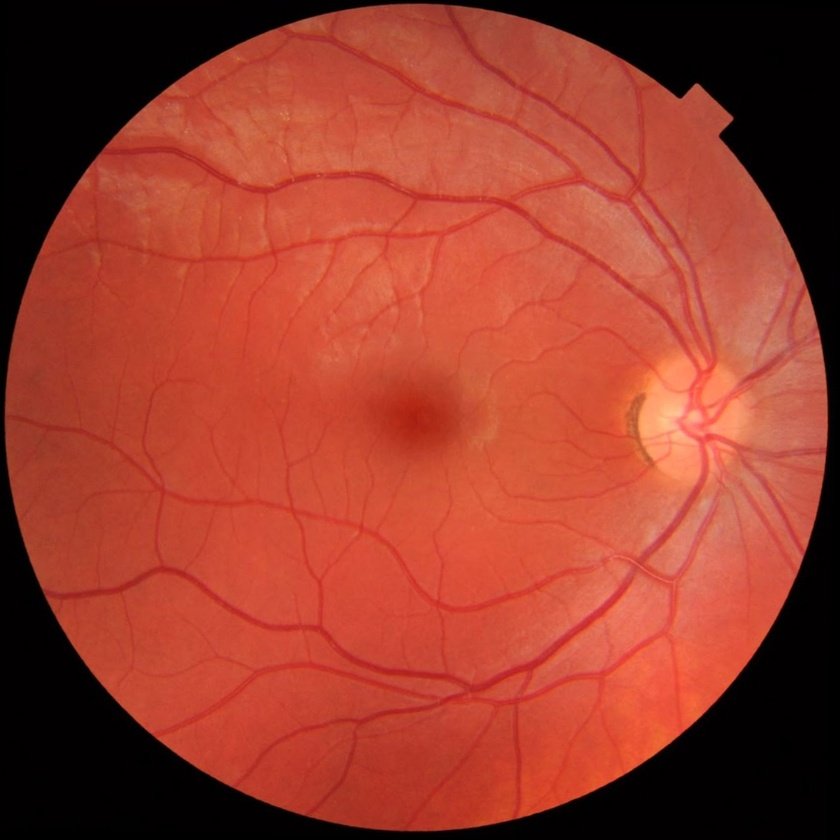
#> input picture 1_Experiments_cross_correlation/public_source.jpg, 840 x 840 px, shrunk from 1200 x 1200 before the run
$ jupyter execute crossCorrelation_PUBLIC.ipynb   (older library calls are emulated)
#> lines starting #> are read from the running program, lines starting #| are printed output that depends on the picture; after the words box and inside, x2 and y2 are one past the last pixel; in counts of white or black regions, pixels touching at a corner belong together; long printed decimals are rounded
# Rigid image registration using cross-correlatation - PUBLIC VERSION

In this notebook, we register two images according to the rotation angle and the shift that we compute using cross-correlation

[cell 1]
import os
import pandas as pd

from PIL import Image
import numpy as np
import matplotlib.pyplot as plt

import cv2
from skimage.filters import frangi
from skimage.filters import meijering
from skimage.filters import sato
from skimage.transform import warp_polar, rotate, rescale
from skimage.registration import phase_cross_correlation
from skimage.metrics import mean_squared_error
from skimage.metrics import normalized_mutual_information
from skimage.feature import plot_matches

# 1. Load the data

Note: for illustrating the notebook, we use a couple of images that come from a public dataset.

#### Source image

[cell 2]
source_filename = "public_source.jpg"
source = Image.open(source_filename)
#> source is the input picture: PIL image 840x840 RGB; mean R, G, B 154.2, 60.5, 44.4
source = np.asarray(source)

plt.figure()
plt.imshow(source)
plt.title(source_filename)

#### Target image

[cell 3]
target_filename = "public_target.jpg"
target = Image.open(target_filename)
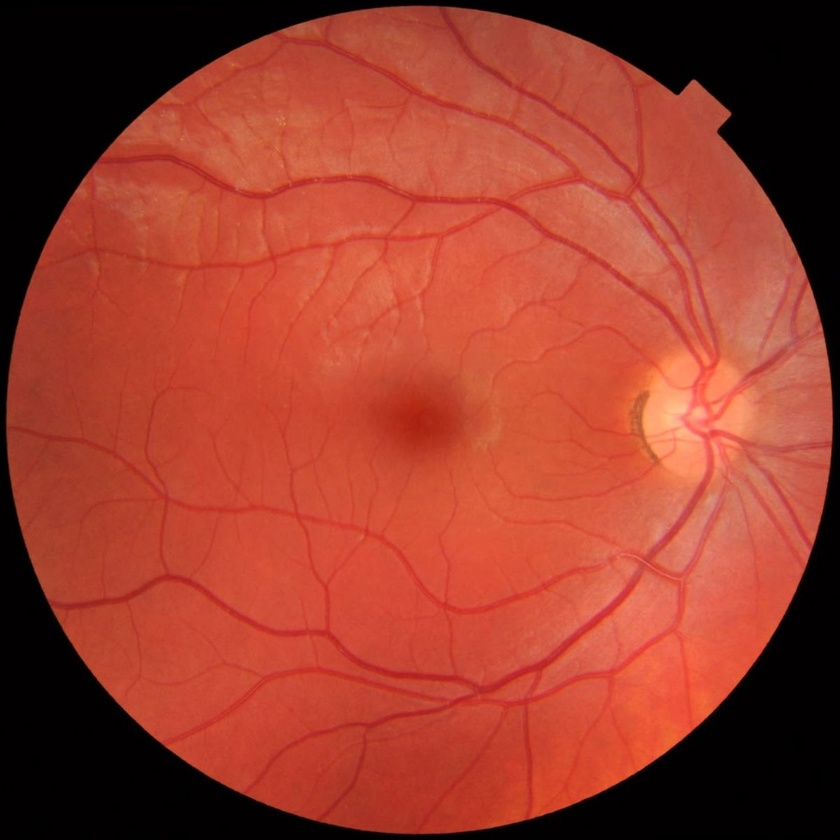
#> input picture 1_Experiments_cross_correlation/public_target.jpg, 840 x 840 px, shrunk from 1200 x 1200 before the run
#> target is the input picture: PIL image 840x840 RGB; mean R, G, B 155, 60.8, 44.6
target = np.asarray(target)

plt.figure()
plt.imshow(target)
plt.title(target_filename)

[cell 4]
print("Mutual information")
print(f"Target - Source : {normalized_mutual_information(target, source):.3f}")
#| Target - Source : 1.338

print("\nMean squared error")
print(f"Target - Source : {mean_squared_error(target, source):.3f}")
#| Target - Source : 140.554

# 2. Preprocess the images

We transform color images into 2D-array, and enhance the vessels

## a) Test of four filters

We compare the output of four filters (canny, sato, frangi, meijering) on the target image

[cell 5]
def vessel_filter(path, img_filename, filter='sato', color='gray'):
    """filter: canny, sato, frangi, meijering
       color: gray, channel0, channel1, channel2"""

    img = Image.open(path + img_filename)

    if color=='gray':
        img_arr = cv2.cvtColor(np.asarray(img), cv2.COLOR_BGR2GRAY)
    elif color=='channel1':
        img_arr = np.asarray(img)[:,:,1]

    if filter=='canny':
        canny_img = cv2.Canny(img_arr, threshold1=20, threshold2=50)
        return canny_img

    elif filter=='sato':
        sato_img = sato(img_arr)
        return sato_img

    elif filter=='frangi':
        frangi_img = frangi(img_arr)
        return frangi_img

    elif filter=='meijering':
        meijering_img = meijering(img_arr)
        return meijering_img

### Filters applied on gray scale image

[cell 6]
filters_names = ['canny', 'sato', 'frangi', 'meijering']

fig, axs = plt.subplots(nrows=1, ncols=4, figsize=(18,12))

for idx, name in enumerate(filters_names):
    sbplt = axs[idx]
    sbplt.set_title(name)
    sbplt.imshow(vessel_filter("", target_filename, filter=name, color='gray'))
#> in vessel_filter, `canny_img = cv2.Canny(img_arr, threshold1=20, threshold2=50)`:
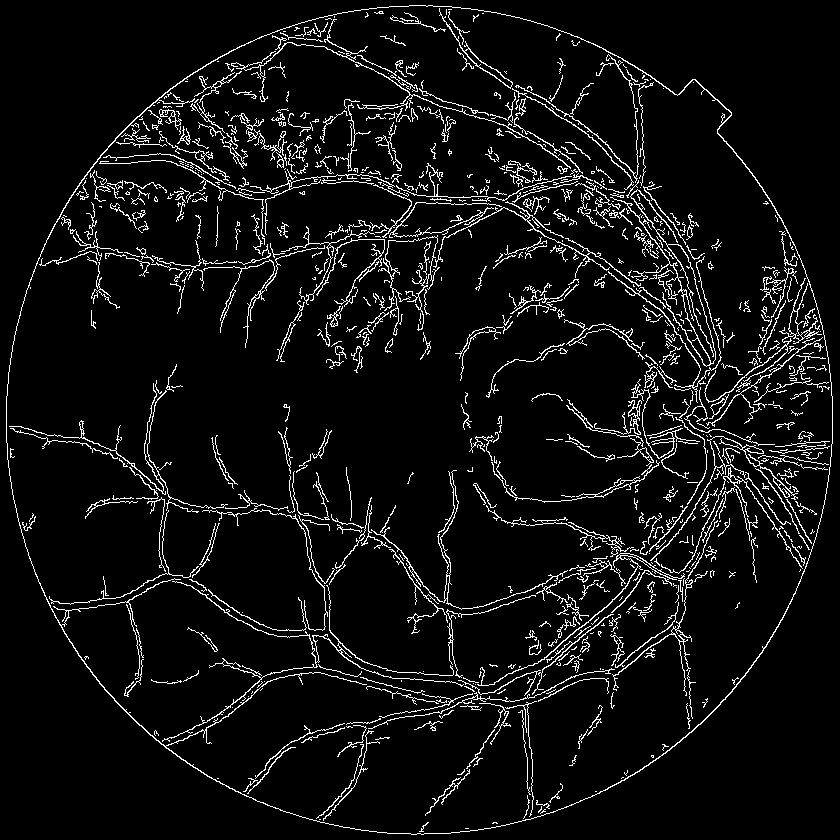
#> canny_img: shape (840, 840); 6.2% white in thin lines or dots
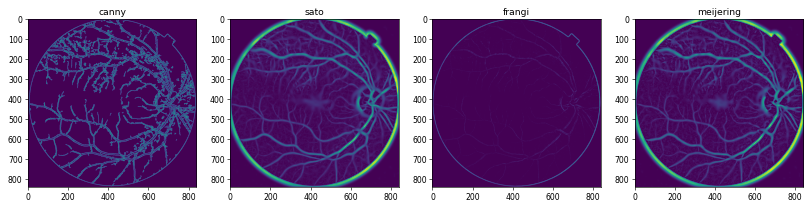
#> figure drawn by matplotlib, 4 panels

### Filters applied on channel1 of the color image [:, :, 1]

[cell 7]
filters_names = ['canny', 'sato', 'frangi', 'meijering']
#> filters_names = ['canny', 'sato', 'frangi', 'meijering']

fig, axs = plt.subplots(nrows=1, ncols=4, figsize=(18,12))

for idx, name in enumerate(filters_names):
    sbplt = axs[idx]
    sbplt.set_title(name)
    sbplt.imshow(vessel_filter("", target_filename, filter=name, color='channel1'))
#> in vessel_filter (call 5), `canny_img = cv2.Canny(img_arr, threshold1=20, threshold2=50)`: canny_img: shape (840, 840); 6.5% white in thin lines or dots

We observe that sato and meijering are the most appropriate filters for our image

## b) Result: Sato filter applied on gray image

For preprocessing, we do the following:

- convert to gray img
- apply sato
- remove background
- remove circle
- normalize / augment contrast

Note: the threshold to augment contrast and the radius of the circle to remove have to be adjusted depending on the images)

[cell 8]
def sato_filter(img: np.array):
    img = cv2.cvtColor(img, cv2.COLOR_BGR2GRAY)
    img = sato(img)
    img[img>0.01] = 255
    img[img<0.01] = 0 # remove background
    img = cv2.normalize(src=img, dst=None, alpha=0, beta=255, norm_type=cv2.NORM_MINMAX, dtype=cv2.CV_8U)

    def remove_circle(img):
        center = (int(img.shape[1]/2), int(img.shape[0]/2))
        radius = int(img.shape[0]/2) - 20
        mask = np.zeros(img.shape[:2], dtype="uint8")
        cv2.circle(mask, center, radius, 255, -1)
        return cv2.bitwise_and(img, img, mask=mask)

    img = remove_circle(img)
    height, width = img.shape
    return img

[cell 9]
fig, axs = plt.subplots(nrows=1, ncols=2, figsize=(18,12))

axs[0].imshow(target)
axs[0].set_title("Original image")

axs[1].imshow(sato_filter(target))
#> in sato_filter, `img[img<0.01] = 0`: img: shape (840, 840) float64; 88.9% white; 3239 black regions (3131 under 20 px), largest, box (x1, y1, x2, y2) and area: (0, 3, 210, 184) 18238, (595, 0, 840, 256) 17043, (0, 585, 123, 840) 9323
#> in remove_circle, `cv2.circle(mask, center, radius, 255, -1)`: mask: shape (840, 840); 71.2% white; 1 black region, box (x1, y1, x2, y2) and area: (0, 0, 840, 840) 202975
#> in remove_circle, `return cv2.bitwise_and(img, img, mask=mask)`: returned value: shape (840, 840); 69.2% white; 2535 black regions (2472 under 20 px), largest, box (x1, y1, x2, y2) and area: (0, 0, 840, 840) 203358, (645, 423, 653, 434) 54, (664, 415, 674, 428) 50
axs[1].set_title("Preprocessed image")

# 3. Image registration

We proceed as follows:

1. Computation of the angle of rotation between the source image and the target image
2. Rotation of the source image
3. Computation of the shift between the rotated image and the target image
4. Alignment of the source image

## a) Computation of the rotation angle, and rotation of the source image

[cell 10]
def imageRegistration_rotation(source, source_filtered, target_filtered):
    radius = int(target_filtered.shape[0]/2) - 20

    source_filtered_polar = warp_polar(source_filtered, radius=radius)
    target_filtered_polar = warp_polar(target_filtered, radius=radius)

    shifts, error, diffphase = phase_cross_correlation(target_filtered_polar, source_filtered_polar)
    shift_angle, shift_scale = shifts[:2]

    angle = (360/(target_filtered.shape[0])) * shift_angle
    print("Angle: ", angle)
    klog = radius / np.log(radius)
    scale = 1 / np.exp(shift_scale/klog)
    #print("Scale: ", scale)

    source_rotated = rotate(source, -shift_angle, resize=True)
    source_filtered_rotated = rotate(source_filtered, -shift_angle, resize=True)

    def resize(img, target_shape): # when target shape smaller than img shape
        margin_x = int((img.shape[0]-target_shape[0]) / 2)
        margin_y = int((img.shape[1]-target_shape[1]) / 2)
        resized_img = img[margin_x:margin_x+target_shape[0], margin_y:margin_y+target_shape[1]]
        return resized_img

    if source_filtered_rotated.shape[0] > source_filtered.shape[0]:
        target_shape = source_filtered.shape
        source_rotated = resize(source_rotated, target_shape)
        source_filtered_rotated = resize(source_filtered_rotated, target_shape)

    source_filtered_rotated = cv2.normalize(src=source_filtered_rotated,
                                            dst=None, alpha=0, beta=255,
                                            norm_type=cv2.NORM_MINMAX,
                                            dtype=cv2.CV_8U)

    return source_rotated, source_filtered_rotated, angle

[cell 11]
source_filtered = sato_filter(source)
#> in sato_filter (call 2), `img[img<0.01] = 0`: img: shape (840, 840) float64; 89.2% white; 3189 black regions (3079 under 20 px), largest, box (x1, y1, x2, y2) and area: (4, 0, 220, 172) 18269, (598, 2, 840, 237) 15449, (0, 618, 112, 830) 7577
#> in remove_circle (call 2), `return cv2.bitwise_and(img, img, mask=mask)`: returned value: shape (840, 840); 69.2% white; 2546 black regions (2485 under 20 px), largest, box (x1, y1, x2, y2) and area: (0, 0, 840, 840) 203400, (640, 423, 651, 436) 69, (651, 383, 660, 392) 54
target_filtered = sato_filter(target)

source_rotated, source_filtered_rotated, angle = imageRegistration_rotation(source,
                                                                            source_filtered,
                                                                            target_filtered)
#> in imageRegistration_rotation, `target_filtered_polar = warp_polar(target_filtered, radius=radius)`:
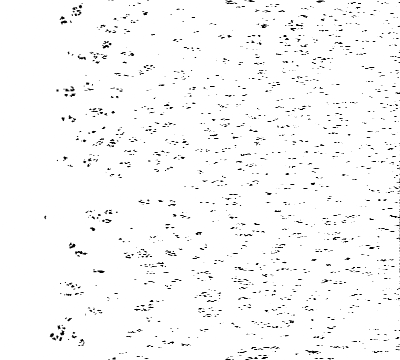
#> target_filtered_polar: shape (360, 400) float64; min 0, max 1, mean 0.975
#> in imageRegistration_rotation, `shifts, error, diffphase = phase_cross_correlation(target_filtered_pol..`: shifts = [-1, -3]; error = 1; diffphase = 9.91e-18
#> in imageRegistration_rotation, `shift_angle, shift_scale = shifts[:2]`: shift_angle = -1; shift_scale = -3
#> in imageRegistration_rotation, `angle = (360/(target_filtered.shape[0])) * shift_angle`: angle = -0.429
#| Angle:  -0.4286
#> in imageRegistration_rotation, `scale = 1 / np.exp(shift_scale/klog)`: scale = 1.05
#> call 2 of resize, with target_shape = (840, 840)
#> in resize (call 2), `resized_img = img[margin_x:margin_x+target_shape[0], margin_y:margin_y..`:
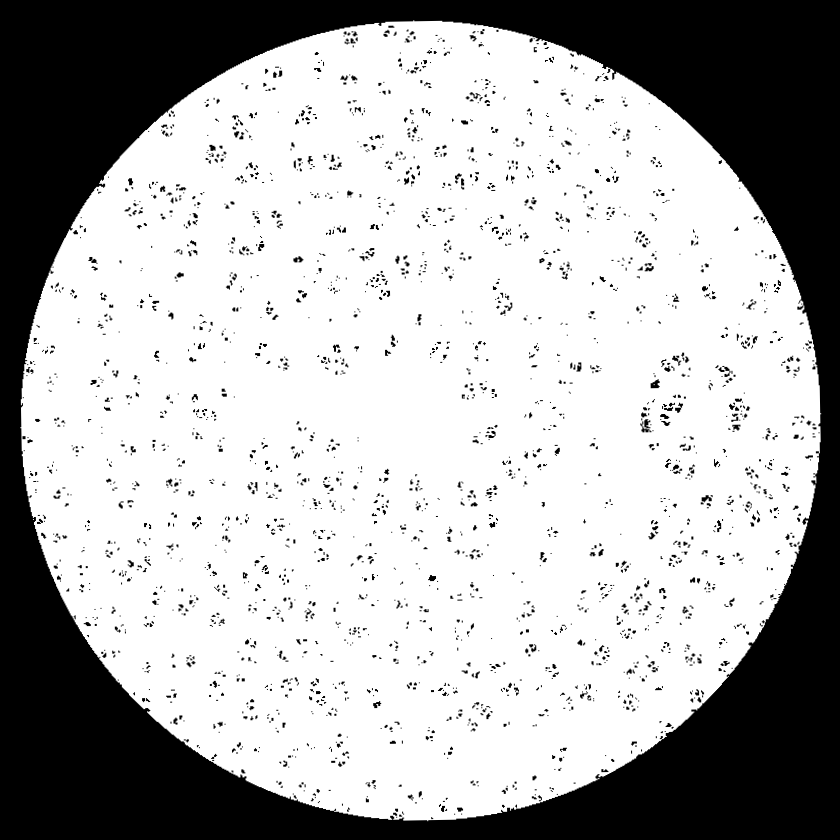
#> resized_img: shape (840, 840) float64; min 0, max 1, mean 0.692
#> angle = -0.429

[cell 12]
fig, axs = plt.subplots(nrows=1, ncols=2, figsize=(18,12))

axs[0].imshow(cv2.addWeighted(source_filtered, 0.5, target_filtered, 0.5, 0))
axs[0].set_title("Layering of the source and the target")

axs[1].imshow(cv2.addWeighted(source_filtered_rotated, 0.5, target_filtered, 0.5, 0))
axs[1].set_title("Layering of the rotated source and the target (angle=" + str(angle) + ")")

## b) Computation of the shift and alignment

[cell 13]
def imageRegistration_crossCorrelation(source, source_filtered, target_filtered):

    shift, error, diffphase = phase_cross_correlation(target_filtered, source_filtered)
    print("Shift: ", shift)

    def shift_image(img, shift):
        dx, dy = shift
        dx = int(dx)
        dy = int(dy)
        Lx, Ly = img.shape
        img = np.roll(img, dx, axis=0)
        img = np.roll(img, dy, axis=1)
        if dx>0:
            img[:dx, :] = 0
        elif dx<0:
            img[Lx-dx:, :] = 0
        if dy>0:
            img[:, :dy] = 0
        elif dx<0:
            img[:, Ly-dy:] = 0
        return img

    source_moved_0 = shift_image(source[:,:,0], shift)
    source_moved_1 = shift_image(source[:,:,1], shift)
    source_moved_2 = shift_image(source[:,:,2], shift)
    source_moved = np.dstack([source_moved_0, source_moved_1, source_moved_2])

    source_filtered_moved = shift_image(source_filtered, shift)


    return source_moved, source_filtered_moved, shift

[cell 14]
source_moved, source_filtered_moved, shift = imageRegistration_crossCorrelation(source_rotated,
                                                                                source_filtered_rotated,
                                                                                target_filtered)
#> in imageRegistration_crossCorrelation, `shift, error, diffphase = phase_cross_correlation(target_filtered, sou..`: shift = [2, 2]; error = 1; diffphase = -4.5e-17
#| Shift:  [2. 2.]
#> in shift_image, `dx, dy = shift`: dx = 2
#> in shift_image, `img[:dx, :] = 0`:
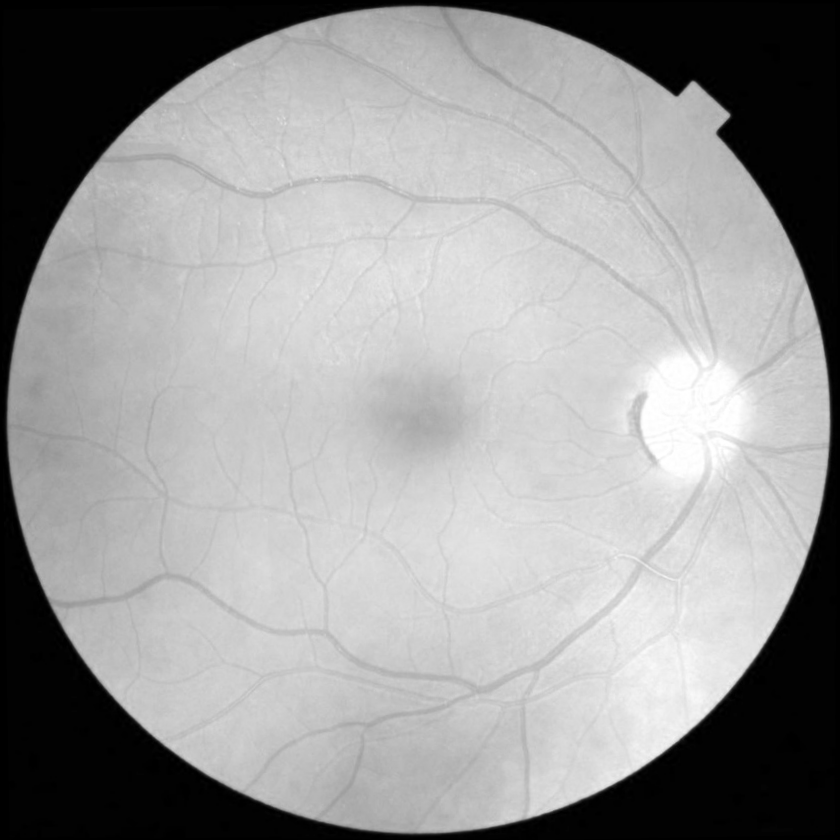
#> img: shape (840, 840) float64; min 0, max 1, mean 0.605
#> in shift_image, `img[:, :dy] = 0`: img: shape (840, 840) float64; 0.01% of pixels changed, all inside (x1, y1, x2, y2) = (0, 362, 2, 443)
#> in shift_image (call 2), `img[:dx, :] = 0`: img: shape (840, 840) float64; min 0, max 0.769, mean 0.237
#> in shift_image (call 2), `img[:, :dy] = 0`: img: shape (840, 840) float64; min 0, max 0.769, mean 0.237
#> in shift_image (call 3), `img[:dx, :] = 0`: img: shape (840, 840) float64; min 0, max 0.597, mean 0.174
#> in shift_image (call 3), `img[:, :dy] = 0`: img: shape (840, 840) float64; min 0, max 0.597, mean 0.174
#> in shift_image (call 4), `img = np.roll(img, dy, axis=1)`:
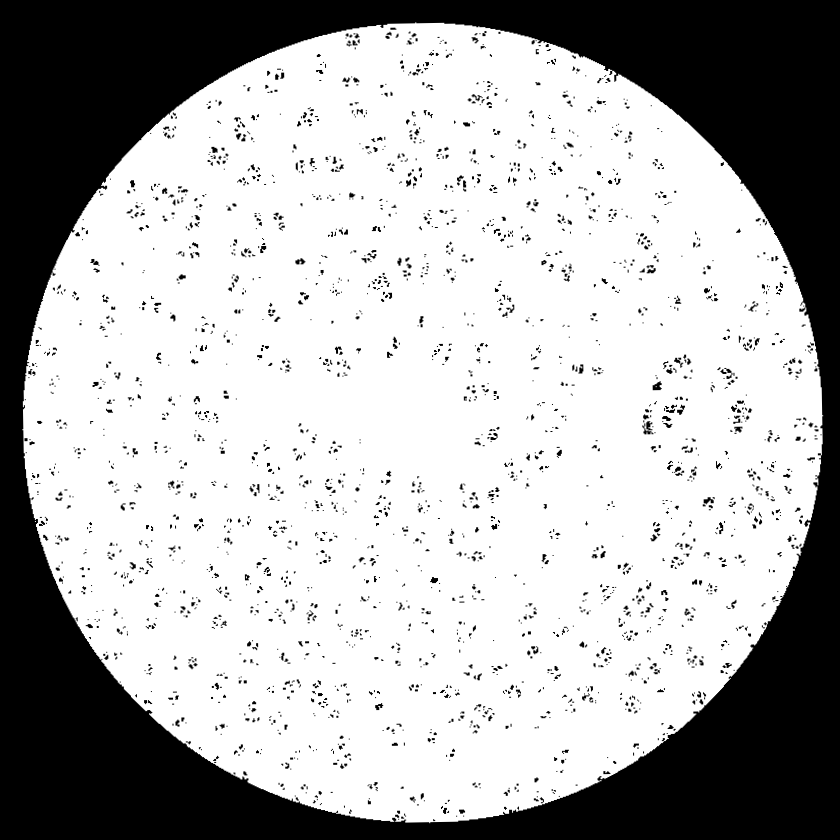
#> img: shape (840, 840); min 0, max 255, mean 176.4
#> shift = [2, 2]

[cell 15]
fig, axs = plt.subplots(nrows=1, ncols=2, figsize=(18,12))

axs[0].imshow(cv2.addWeighted(source_filtered_rotated, 0.5, target_filtered, 0.5, 0))
axs[0].set_title("Layering of the rotated source and the target")

axs[1].imshow(cv2.addWeighted(source_filtered_moved, 0.5, target_filtered, 0.5, 0))
axs[1].set_title("Layering of the registered source (rotated+moved) and the target (shift=" + str(shift) + ")")
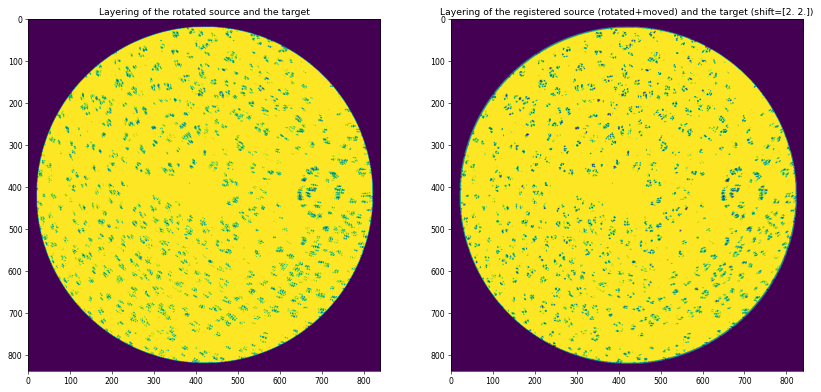
#> figure drawn by matplotlib, 2 panels

## Result: Output after rotating and aligning

[cell 16]
fig, axs = plt.subplots(nrows=1, ncols=3, figsize=(18,12))

axs[0].imshow(source)
axs[0].set_title("Source")

axs[1].imshow(source_moved)
axs[1].set_title("Registered source (shift=" + str(shift) + ", angle=" + str(round(angle, 2)) + ")")

axs[2].imshow(target)
axs[2].set_title("Target")

[cell 17]
print("Mutual information")
print(f"Target - Source : {normalized_mutual_information(target, source):.3f}")
#| Target - Source : 1.338
print(f"Target - Moved  : {normalized_mutual_information(target, source_moved):.3f}")
#| Target - Moved  : 1.472

print("\nMean squared error")
print(f"Target - Source : {mean_squared_error(target, source):.3f}")
#| Target - Source : 140.554
print(f"Target - Moved  : {mean_squared_error(target, source_moved):.3f}")
#| Target - Moved  : 12975.898
